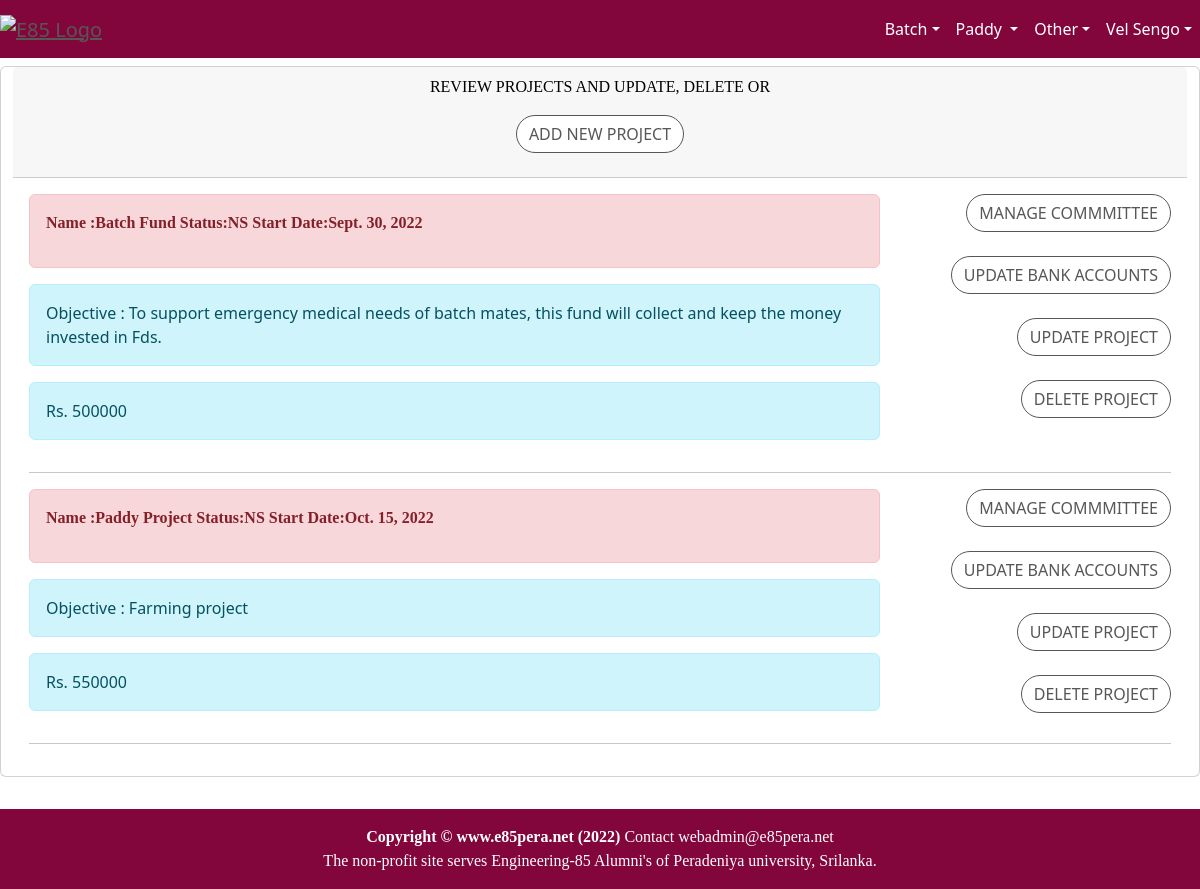
Page /accounts/projectList (signed in) on the earlier database version.
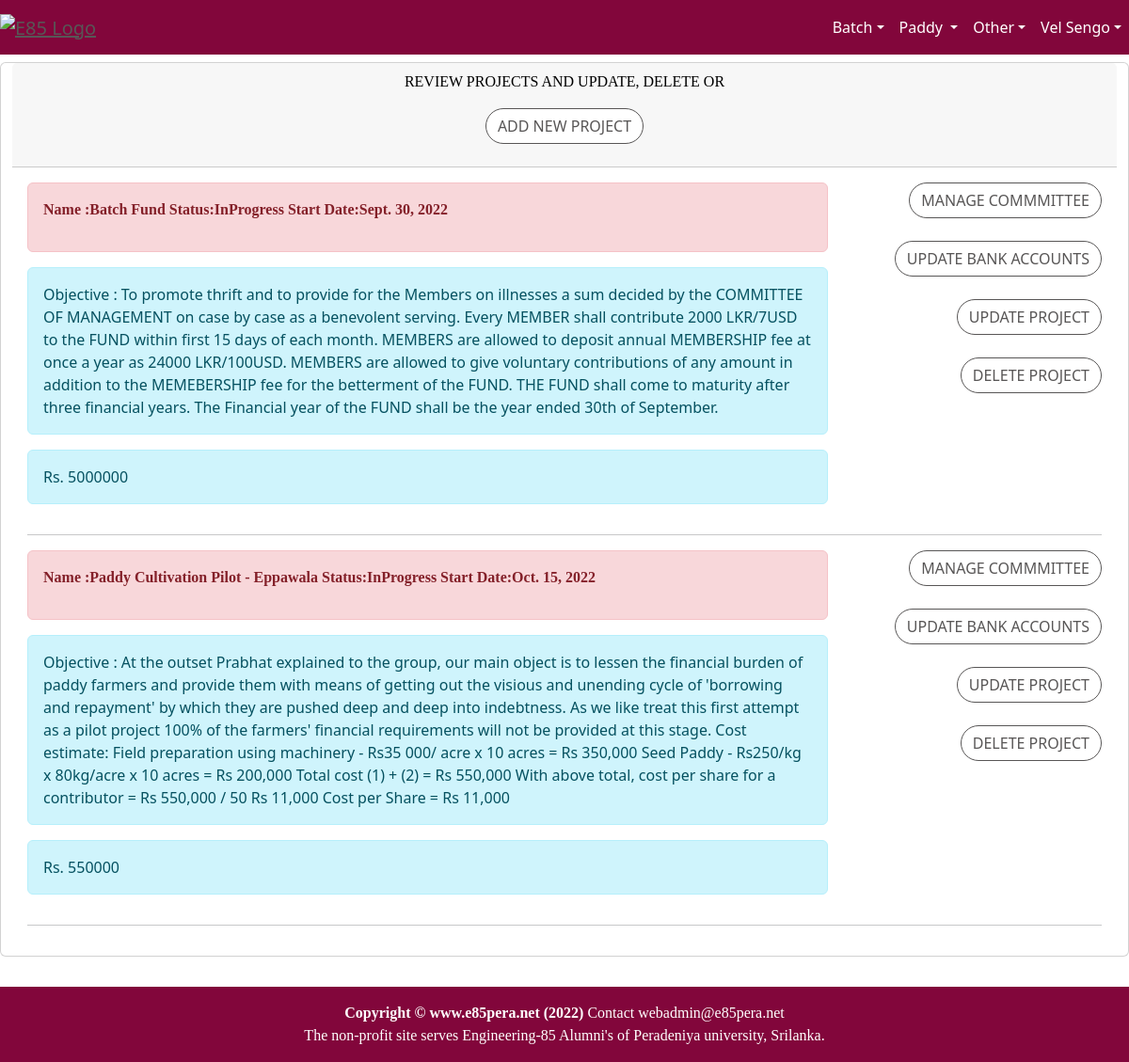
Same page on the later database version.
### accounts/models.py (models this page shows, shortened)
class Project(models.Model):
    NOT_STARTED = 'NotStarted'
    IN_PROGRESS = 'InProgress'
    COMPLETED   = 'Completed'
    CANCELLED   = 'Cancelled'
    PROJ_STATUS = [
            (NOT_STARTED,'Not Started'),
            (IN_PROGRESS,'In Progress'),
            (COMPLETED,'Completed'),
            (CANCELLED,'Cancelled'),
    ]
    name = models.CharField(max_length=64)
    purpose = models.TextField(max_length=2000, blank=True)
    status = models.CharField(max_length=10,choices=PROJ_STATUS,default=NOT_STARTED)
    startDate = models.DateField(default=timezone.now)
    endDate = models.DateField(null=True, blank=True)
    raisedFund = models.IntegerField(null=True)
    spentFund = models.IntegerField(null=True)
    targetFund = models.IntegerField(null=True)
    participants = models.IntegerField(null=True,default=0)
    updatedBy = models.ForeignKey(User,on_delete=models.CASCADE)
    updatedOn = models.DateTimeField(default=timezone.now)
    prjType = models.ForeignKey(ProjectType, on_delete=models.CASCADE)

### accounts/views.py (the view)
# urls.py: re_path(r'projectList', projectListView, name='projectList'),
@login_required
def projectListView(request):
    if request.method == 'GET':
        projects = Project.objects.all()
        return render(request = request,template_name = "project_list.html",context={'project_list':projects})

### accounts/templates/project_list.html
{% extends 'home/base.html' %}
{% block content %}
<div class="container-fluid">
    <div class="row text-center justify-content-center">
            <div class="card mt-2 mb-2">
            <div class="card-header">
                <div class="row">
                   <p >Review Projects and Update, Delete OR
                    <br>
                    <div>
                    <a href="{% url 'accounts:projectAdd'%}" class="btn btn-secondary btn-md">Add New Project</a>
                    </div>
                   </p>
                </div>
            </div>
            <div class="card-body">
                {% for project in project_list %}
                <div class="row">
                    <div class="col-md-9 col-lg-9" align="left">
                        <div class="alert alert-danger text-left justify-content-left">
                            <p>
                                <strong>
                                    Name :{{project.name}}  Status:{{project.status}} Start Date:{{project.startDate}}
                                </strong>
                            </p>
                        </div>
                        <div class="alert alert-info text-left justify-content-left">
                        Objective : {{project.purpose}}
                        </div>
                        <div class="alert alert-info text-left justify-content-left">
                            Rs. {{project.targetFund}}
                            </div>
                         </div>
                    <div class="col-md-3 col-lg-3" align="right">
                        <a href="{% url 'accounts:committeeList' project.id %}" class="btn btn-secondary btn-md">Manage Commmittee</a><br><br>
                        <a href="{% url 'accounts:bankAccountList' project.id %}" class="btn btn-secondary btn-md">Update Bank Accounts</a><br><br>
                        <a href="{% url 'accounts:projectUpd' project.id %}" class="btn btn-secondary btn-md">Update Project</a><br><br>
                        <a href="{% url 'accounts:projectDel' project.id %}" class="btn btn-secondary btn-md">Delete Project</a>
                    </div>
                </div>
                <hr>
                {% endfor %}
            </div>
        </div>
    </div>
 </div>
{% include 'home/footer.html' %}
{% endblock content %}

Differences in the rows shown:
changed Project "Batch Fund": status "NS" → "InProgress"; purpose "To support emergency medical needs of batch mates, this fund will collect and keep the money invested in Fds." → "To promote thrift and to provide for the Members on illnesses a sum decided by the COMMITTEE OF MANAGEMENT on case by case as a benevolent serving. Every MEMBER shall contribute 2000 LKR/7USD to the FUND within first 15 days of each month. MEMBERS are allowed to deposit annual MEMBERSHIP fee at once a year as 24000 LKR/100USD. MEMBERS are allowed to give voluntary contributions of any amount in addition to the MEMEBERSHIP fee for the betterment of the FUND. THE FUND shall come to maturity after three financial years. The Financial year of the FUND shall be the year ended 30th of September."; targetFund "500000" → "5000000"
changed Project: name "Paddy Project" → "Paddy Cultivation Pilot - Eppawala"; status "NS" → "InProgress"; purpose "Farming project" → "At the outset Prabhat explained to the group, our main object is to lessen the financial burden of paddy farmers and provide them with means of getting out the visious and unending cycle of 'borrowing and repayment' by which they are pushed deep and deep into indebtness. As we like treat this first attempt as a pilot project 100% of the farmers' financial requirements will not be provided at this stage. Cost estimate: Field preparation using machinery - Rs35 000/ acre x 10 acres = Rs 350,000 Seed Paddy - Rs250/kg x 80kg/acre x 10 acres = Rs 200,000 Total cost (1) + (2) = Rs 550,000 With above total, cost per share for a contributor = Rs 550,000 / 50 Rs 11,000 Cost per Share = Rs 11,000"
